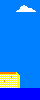

Below is a game level as drawn by its tile map, then a one-line description and the .tmx file that defines it, in full:
An orthogonal 10x25 tile map with 4x4 px tiles, 1 tile layer (Capa de Patrones 1).

<map version="1.0" tiledversion="1.0.2" orientation="orthogonal" renderorder="right-down" width="10" height="25" tilewidth="4" tileheight="4" nextobjectid="1">
 <tileset firstgid="1" source="tilesetBeach.tsx" />
 <layer name="Capa de Patrones 1" width="10" height="25">
  <data encoding="csv">
10,10,10,10,10,10,10,10,10,10,
10,10,10,10,10,13,14,10,10,10,
10,10,10,10,13,9,9,9,14,10,
10,10,10,10,10,10,10,10,10,10,
10,10,10,10,10,10,10,10,10,10,
10,10,10,10,10,10,10,10,10,10,
10,10,10,10,10,10,10,10,10,10,
10,10,10,10,10,10,10,10,10,10,
10,10,10,10,10,10,10,10,10,10,
10,10,10,10,10,10,10,10,10,10,
10,10,10,10,10,10,10,10,10,10,
10,10,10,10,10,10,10,10,10,10,
10,10,10,10,10,10,10,10,10,10,
10,10,10,10,10,10,10,10,10,10,
10,10,10,10,10,10,10,10,10,10,
10,10,10,10,10,10,10,10,10,10,
10,10,10,10,10,10,10,10,10,10,
10,10,10,10,10,10,10,10,10,10,
2,2,2,2,6,10,10,10,10,10,
1,1,12,1,16,10,10,10,10,10,
1,11,1,1,16,10,10,10,10,10,
1,1,1,1,16,10,10,10,10,10,
5,5,5,5,5,5,5,5,5,5,
5,5,5,5,5,5,5,5,5,5,
5,5,5,5,5,5,5,5,5,5
</data>
 </layer>
</map>
